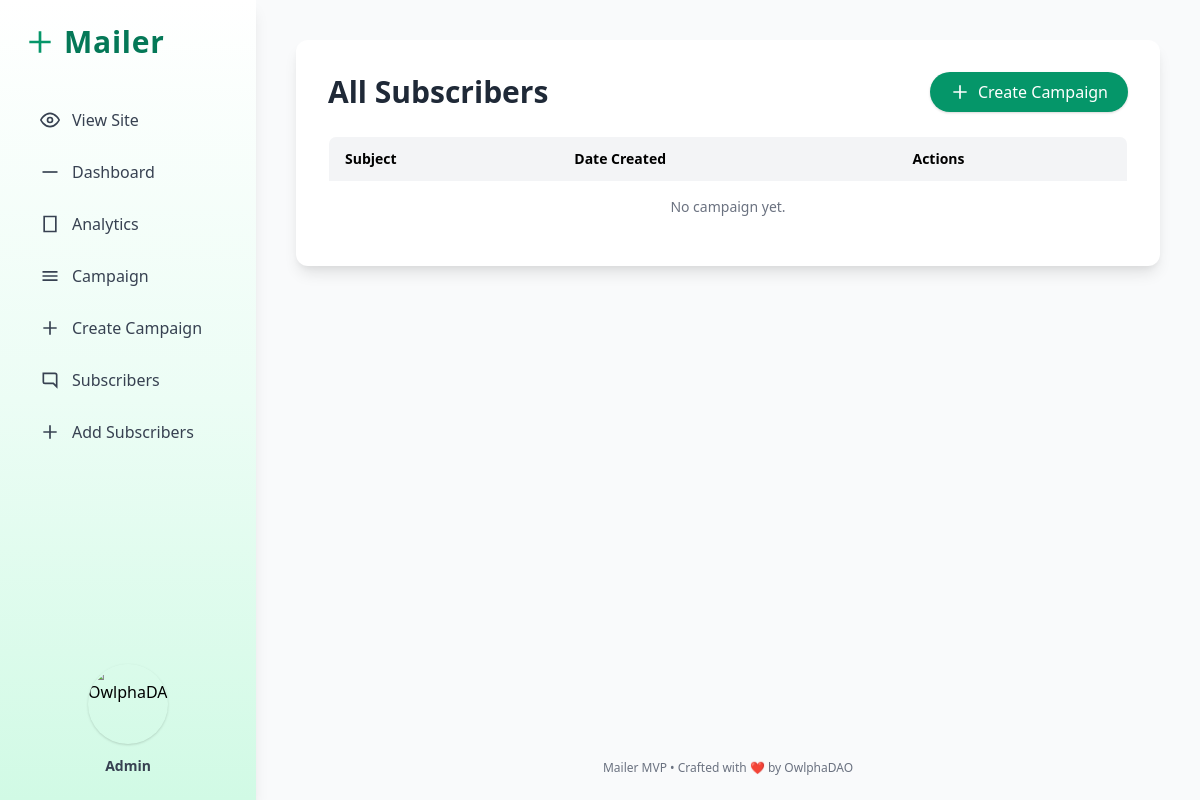
/campaigns/, run on an earlier commit of the app's database.
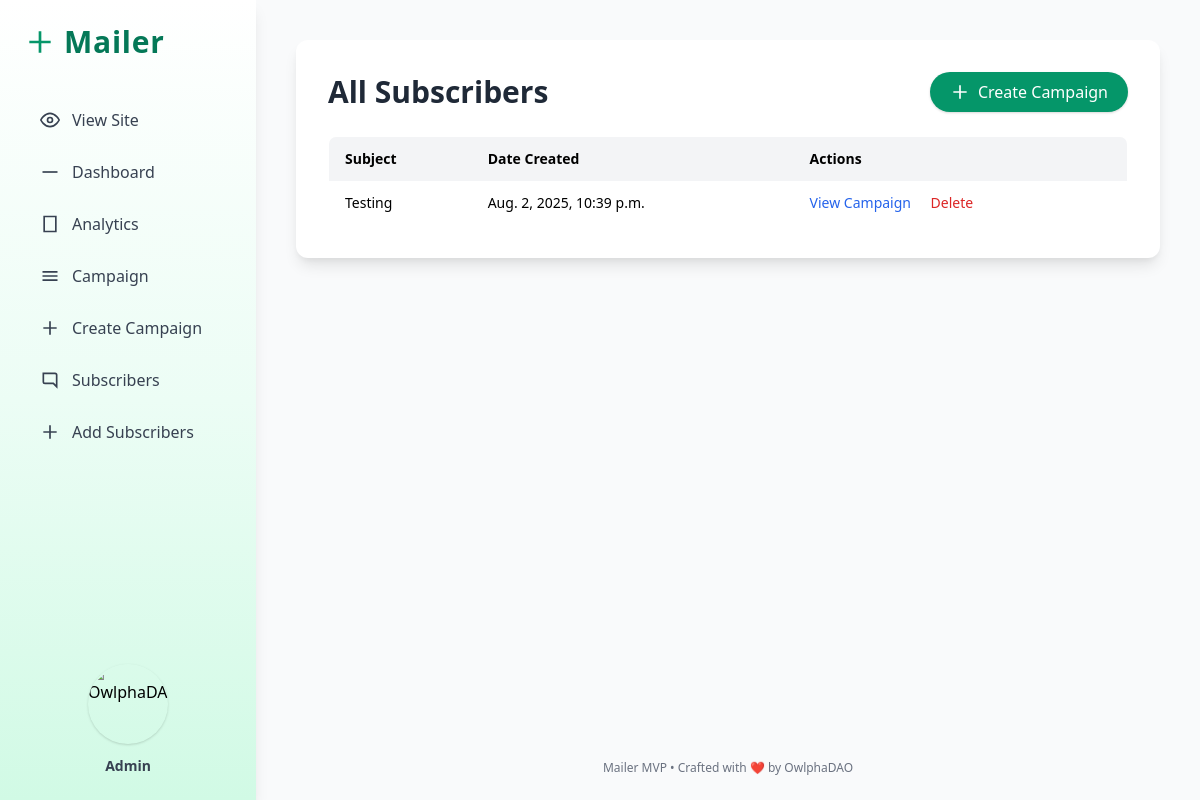
And on a later commit of the database.
### MailApp/models.py (models this page shows, shortened)
class Campaign(models.Model):
    subject = models.CharField(max_length=255)
    body = models.TextField()
    created_at = models.DateTimeField(auto_now_add=True)

### MailApp/views.py (the view)
# urls.py: path('campaigns/', views.campaign_list, name='campaign_list'),
def campaign_list(request):
    campaigns = Campaign.objects.all().order_by('created_at')
    context = {
        'campaigns': campaigns,
        'title': 'Campaign List | Mailer',
    }
    return render(request, 'pages/campaign_list.html', context)

### MailApp/templates/pages/campaign_list.html (shortened to what the changed rows need)
{% load static %}
<!DOCTYPE html>
<html lang="en">
    <head>
        <link rel = 'stylesheet' href='https://unpkg.com/boxicons@2.1.4/css/boxicons.min.css'>
        <link rel = 'stylesheet' href='https://cdn.jsdelivr.net/npm/bootstrap-icons@1.11.3/font/bootstrap-icons.min.css'>
        <link href="https://cdn.jsdelivr.net/npm/tailwindcss@2.2.19/dist/tailwind.min.css" rel="stylesheet">
    </head>
    <body class="h-screen flex bg-gray-50">
        <aside class="h-screen w-64 bg-gradient-to-b from-white via-green-50 to-green-100 shadow-lg p-6 flex flex-col fixed left-0 top-0">
            <div class="flex items-center gap-2 mb-10">
                <h1 class="text-3xl font-bold text-green-700 tracking-wide">Mailer</h1>
            </div>
        </aside>
        <main class="flex-1 ml-64 flex flex-col min-h-screen overflow-y-auto">
            <div class="flex-grow flex flex-col justify-start p-10">
                <div class="max-w-5xl w-full mx-auto p-8 bg-white rounded-xl shadow-lg">
                    <div class="flex justify-between items-center mb-6">
                        <h1 class="text-3xl font-bold text-gray-800">All Subscribers</h1>
                    </div>
                    <table class="min-w-full table-auto border border-gray-200 rounded-lg overflow-hidden">
                        <thead>
                            <tr class="bg-gray-100 text-left text-sm">
                                <th class="px-4 py-3 font-semibold">Subject</th>
                                <th class="px-4 py-3 font-semibold">Date Created</th>
                                <th class="px-4 py-3 font-semibold">Actions</th>
                            </tr>
                        </thead>
                        <tbody class="bg-white divide-y divide-gray-200 text-sm">
                            {% for campaign in campaigns %}
                            <tr>
                                <td class="px-4 py-3">{{ campaign.subject }}</td>
                                <td class="px-4 py-3">{{ campaign.created_at }}</td>
                                <td class="px-4 py-3 space-x-4">
                                    <a href="{% url 'campaign_view' campaign.pk %}" class="inline-block text-blue-600 font-medium hover:underline">View Campaign</a>
                                    <a href="{% url 'delete_campaign' campaign.pk %}" class="inline-block text-red-600 font-medium hover:underline" onclick="return confirm('Are you sure?');">Delete</a>
                                </td>
                            </tr>
                            {% empty %}
                            <tr>
                                <td colspan="3" class="px-4 py-4 text-center text-gray-500">No campaign yet.</td>
                            </tr>
                            {% endfor %}
                        </tbody>
                    </table>
                </div>
            </div>
        </main>
    </body>
</html>

What changed in the data, as far as the page shows it:
added Campaign: subject "Testing", created_at "Aug. 2, 2025, 10:39 p.m."
Also different on the page:
text no longer shown: "No campaign yet."
